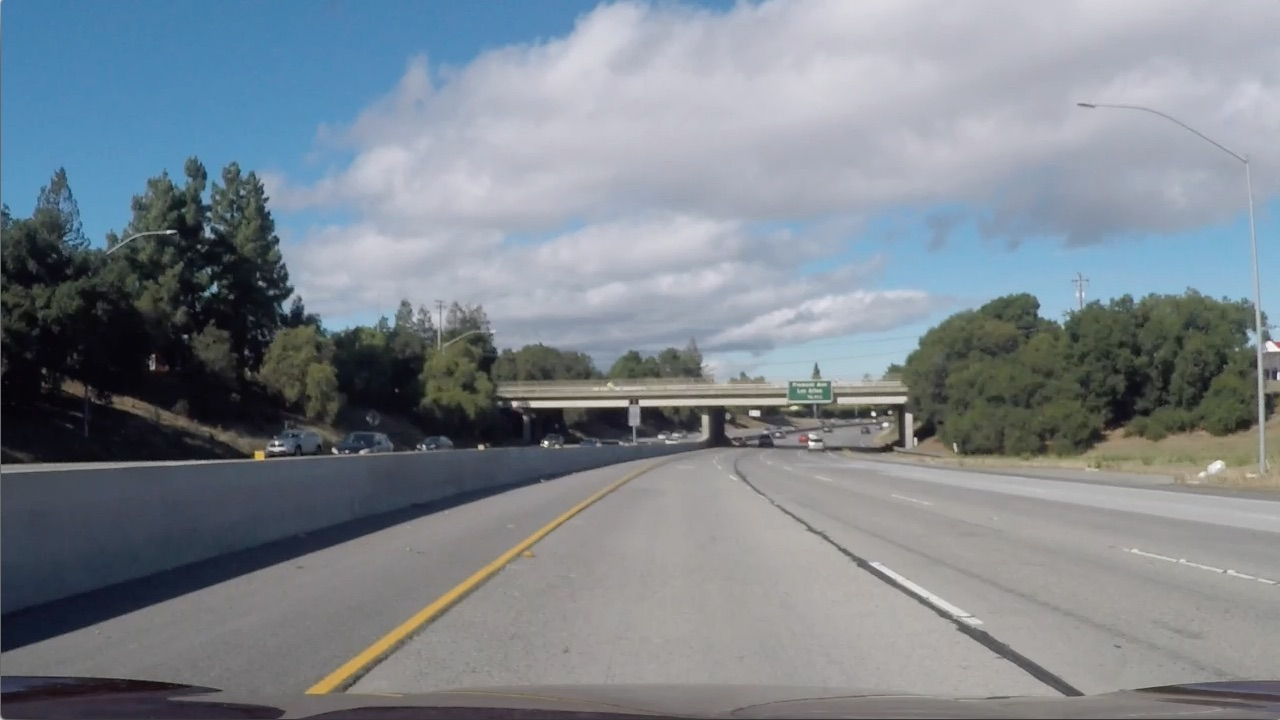
#> input picture test_images/x1.jpg, 1280 x 720 px; its folder holds only this picture in this run
$ python UtilMask.py   (older library calls are emulated)
#> lines starting #> are read from the running program, lines starting #| are printed output that depends on the picture
#> further down, image is the input picture: shape (720, 1280, 3); mean R, G, B 125.2, 133.5, 141.6
import os
import numpy as np
import cv2
import glob
import matplotlib.pyplot as plt
import matplotlib.image as mpimg

class Perspective:
    """Class to memorize a top-down perspective transform and apply it when needed."""
    def __init__(self):
        self.isSetup = False

    # [47 lines left out: functions calcTransform, topDown, topDownInv, testTransform, not called in this run]


def weighted_img(img, initial_img, α=0.8, β=1., λ=0.):
    """
    `img` is the output of the hough_lines(), An image with lines drawn on it.
    Should be a blank image (all black) with lines drawn on it.

    `initial_img` should be the image before any processing.

    The result image is computed as follows:

    initial_img * α + img * β + λ
    NOTE: initial_img and img must be the same shape!
    """
    return cv2.addWeighted(initial_img, α, img, β, λ)

# [5 lines left out: function binaryImg, not called in this run]

def maskPipeline(image, ksize=5, \
                    abs_thresh=(50, 200), \
                    mag_thresh=(80, 200), \
                    dir_thresh=(0.7, 1.3), \
                    h_thresh  =(15, 30), \
                    l_thresh  = 210):

    """Compute total image mask based on Sobel gradients and color values"""
#> called with ksize = 5, abs_thresh = (50, 200), mag_thresh = (80, 200), dir_thresh = (0.7, 1.3), h_thresh = (15, 30), l_thresh = 210

    # compute Sobels
    imgGray = cv2.cvtColor(image, cv2.COLOR_RGB2GRAY)
    sobelx = cv2.Sobel(imgGray, cv2.CV_64F, 1, 0, ksize=ksize)
    sobely = cv2.Sobel(imgGray, cv2.CV_64F, 0, 1, ksize=ksize)

    # 3) Take the absolute value of the derivative or gradient
    abs_sobelx = np.absolute(sobelx)
    abs_sobely = np.absolute(sobely)
    # 4) Scale to 8-bit (0 - 255) then convert to type = np.uint8
    scaled_sobelx = np.uint8(255*abs_sobelx/np.max(abs_sobelx))
    scaled_sobely = np.uint8(255*abs_sobely/np.max(abs_sobely))

    # abs-threshold mask
    abs_mask_x = np.zeros_like(scaled_sobelx)
    abs_mask_y = np.zeros_like(scaled_sobely)
    abs_mask_x[(scaled_sobelx >= abs_thresh[0]) & (scaled_sobelx <= abs_thresh[1])] = 1
    abs_mask_y[(scaled_sobely >= abs_thresh[0]) & (scaled_sobely <= abs_thresh[1])] = 1

    # magnitude mask
    sobel_mag = np.sqrt(sobelx**2 + sobely**2)
    # 4) Scale to 8-bit (0 - 255) and convert to type = np.uint8
    scaled_sobel = np.uint8(255*sobel_mag/np.max(sobel_mag))
    mag_mask = np.zeros_like(scaled_sobel)
    mag_mask[(scaled_sobel >= mag_thresh[0]) & (scaled_sobel <= mag_thresh[1])] = 1

    # direction mask
    dir_sobel = np.arctan2(abs_sobely, abs_sobelx)
    mask_dir = np.zeros_like(dir_sobel)
    mask_dir[(dir_sobel >= dir_thresh[0]) & (dir_sobel <= dir_thresh[1])] = 1

    # color mask
    hls = cv2.cvtColor(image, cv2.COLOR_RGB2HLS)
#> hls: shape (720, 1280, 3); mean of channels 0, 1, 2 82.4, 133.7, 36.8
    h_channel = hls[:,:,0]
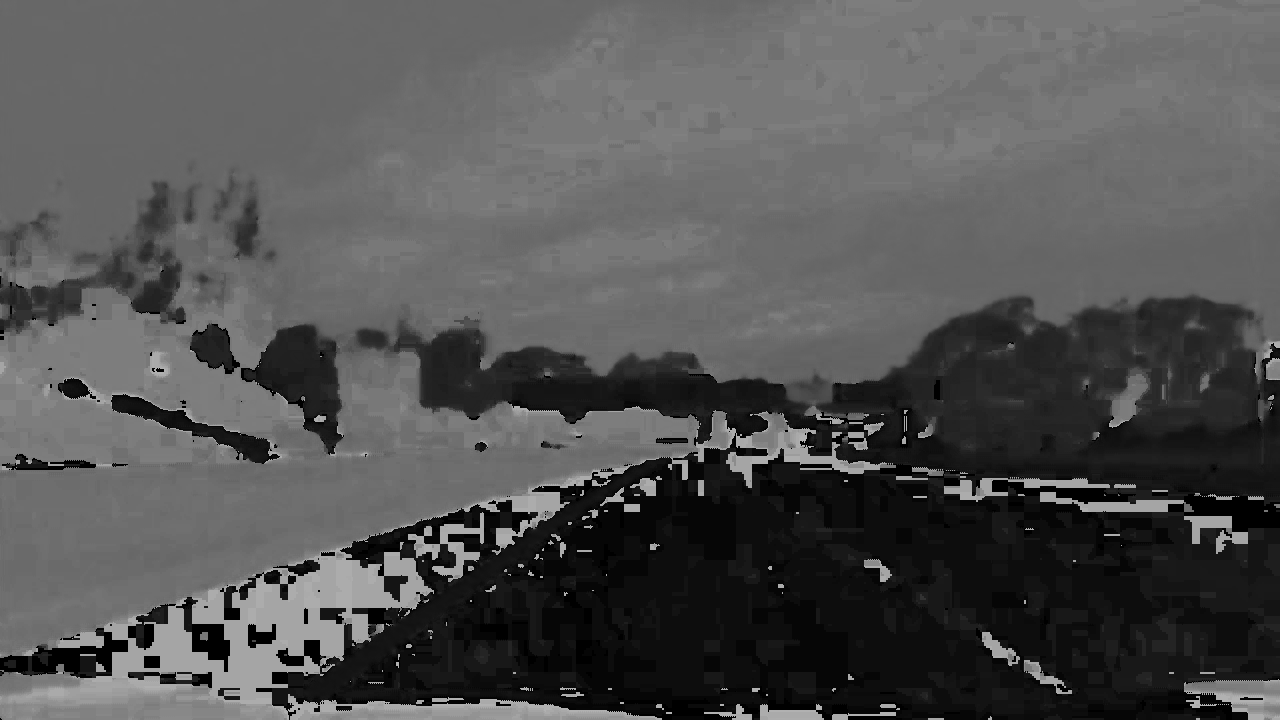
#> h_channel: shape (720, 1280); min 0, max 179, mean 82.4
    l_channel = hls[:,:,1]
    s_channel = hls[:,:,2]
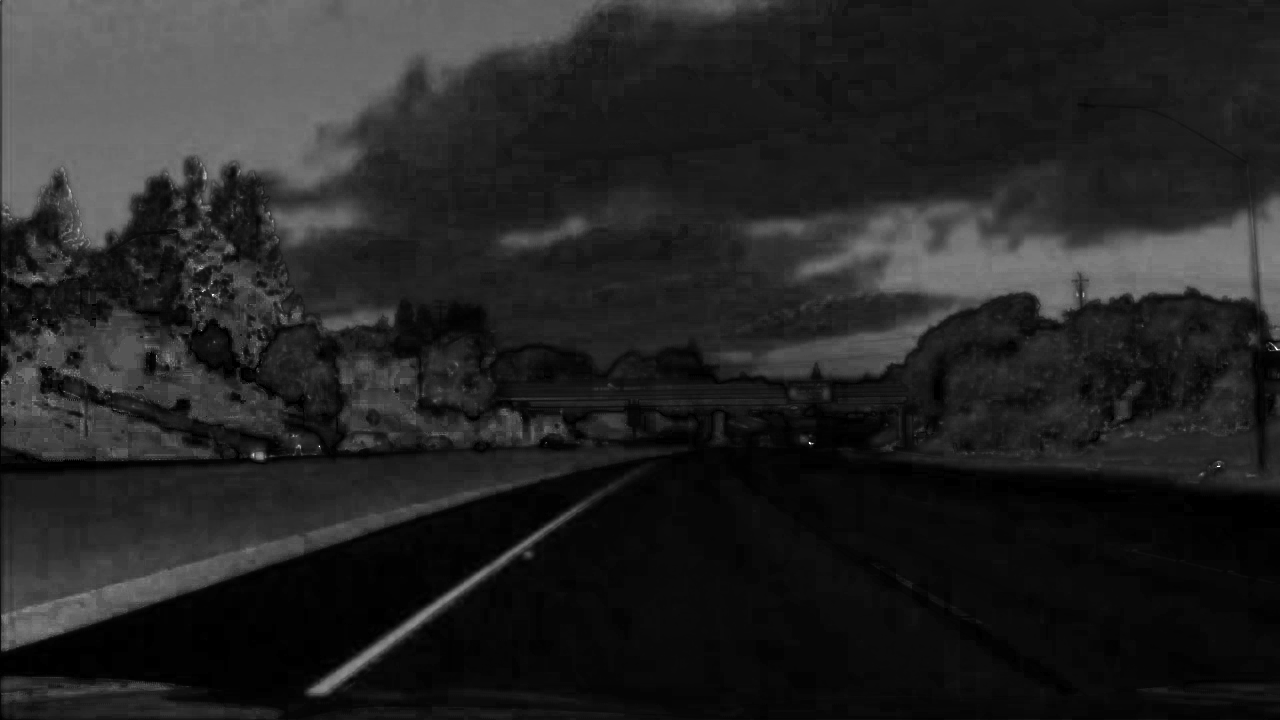
#> s_channel: shape (720, 1280); min 0, max 255, mean 36.8
    #print(hls[56,876,:])
    mask_color = np.zeros_like(s_channel, dtype=np.uint8)
    mask_color[(h_channel >= h_thresh[0]) & (h_channel <= h_thresh[1]) & (l_channel > 130) & (l_channel < 180) & (s_channel > 100)] = 255
    mask_color[(l_channel > l_thresh)] = 255

    combined = np.zeros_like(mask_dir, dtype=np.uint8)
    combined[((abs_mask_x == 1) & (abs_mask_y == 1)) | ((mag_mask == 1) & (mask_dir == 1))] = 255

    # mash everything together
    color_binary = np.dstack(( np.zeros_like(combined), combined, mask_color))

    return color_binary


if __name__ == '__main__':
    fileNames = os.listdir("test_images/")
    for fileName in fileNames:
        if 'jpg' not in fileName:
            continue
        print("Processing: ", fileName)
        fullName = os.path.join("test_images",fileName)
        image = mpimg.imread(fullName)
        result = maskPipeline(image)
        mpimg.imsave(os.path.join("test_images/outputs/", fileName+",mask.jpg"), result)
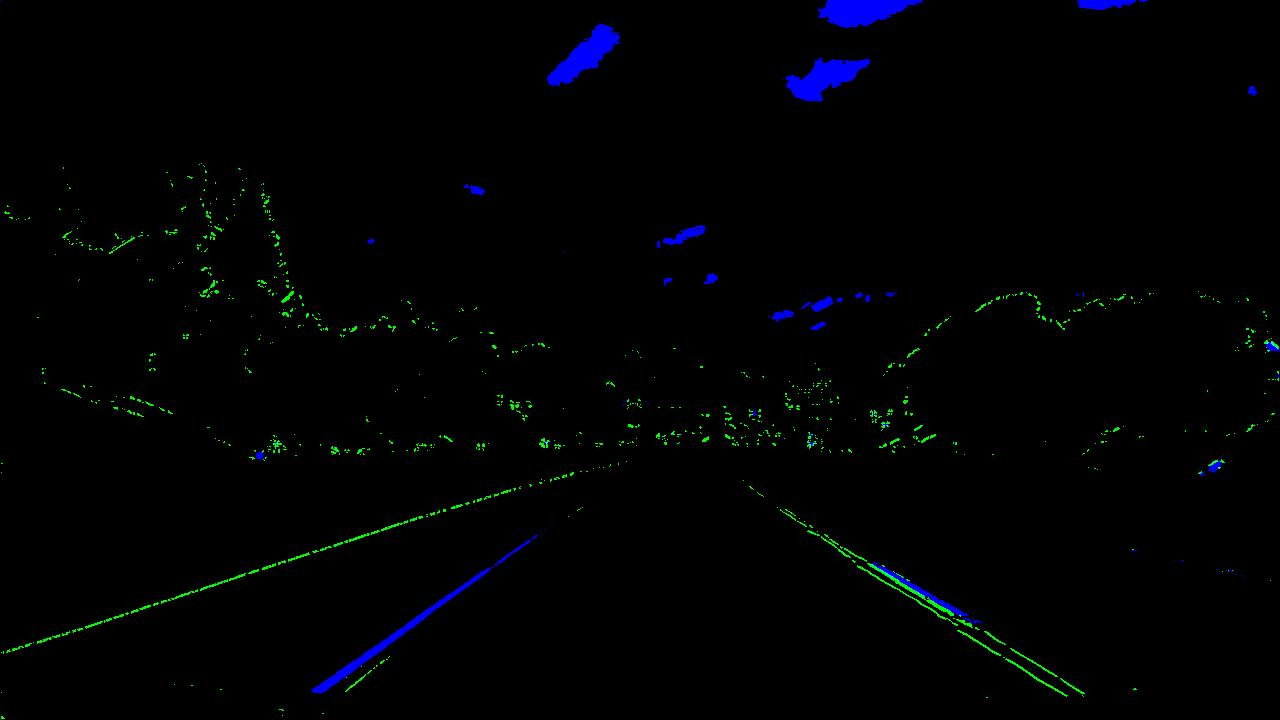
#> saved as x1.jpg,mask.jpg: shape (720, 1280, 3); mean R, G, B 0.8, 1.9, 3.5
        final = weighted_img(result, image)
#> in weighted_img, `return cv2.addWeighted(initial_img, α, img, β, λ)`:
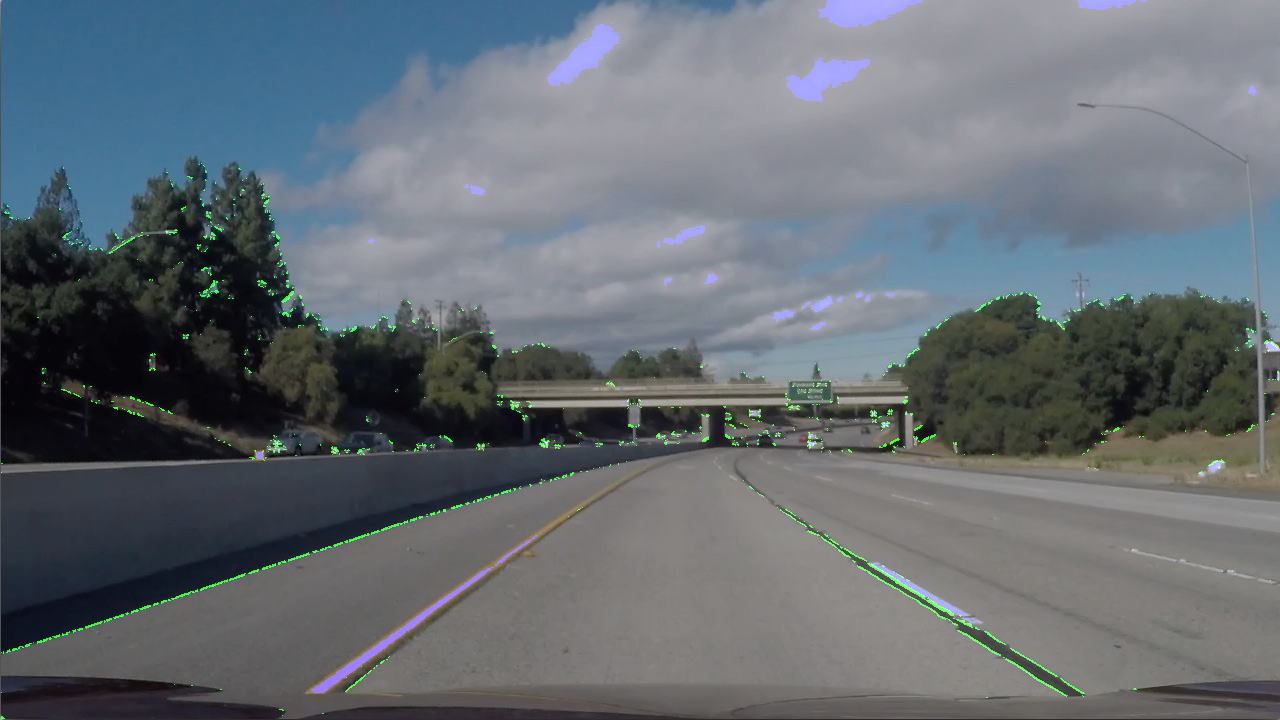
#> returned value: shape (720, 1280, 3); mean of channels 0, 1, 2 100.2, 107.8, 114.3; drawn as R, G, B
        mpimg.imsave(os.path.join("test_images/outputs/", fileName+",final.jpg"), final)
